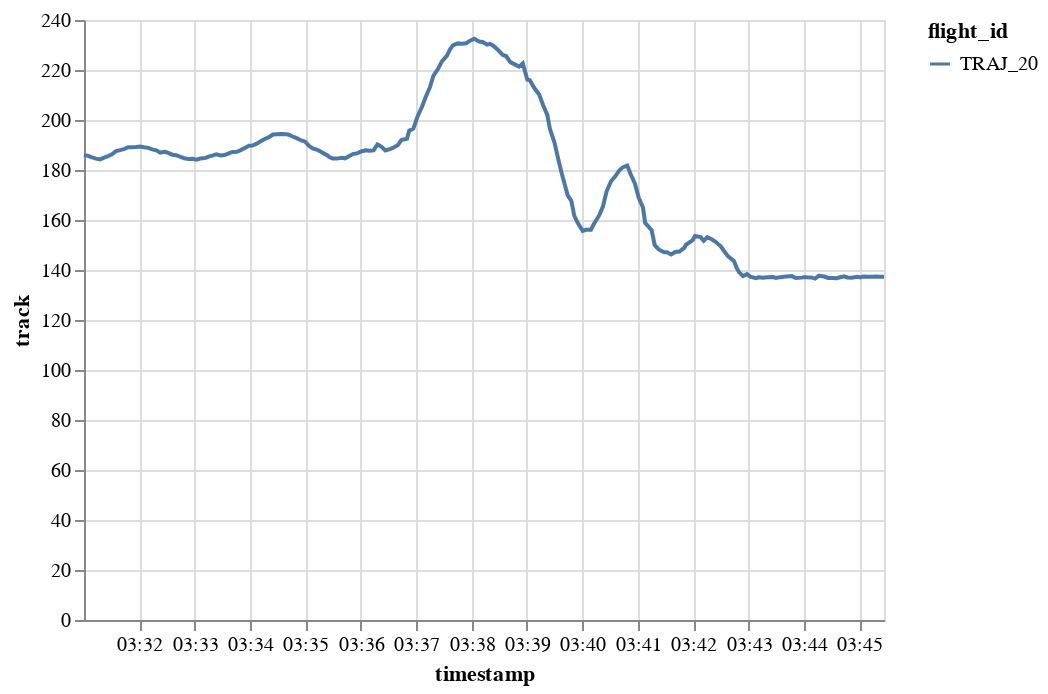

The code cell stored with this chart in its notebook:
### Code cell
generated.chart().encode(alt.Y("track"), alt.X("timestamp"), alt.Color("flight_id"))

### Figure 1 — Vega-Lite specification as saved in the notebook (floating-point values rounded to 4 significant figures; data arrays with more than 128 entries replaced by an {"elided": "..."} marker saying what was removed)
{"config": {"view": {"continuousWidth": 400, "continuousHeight": 300}}, "data": {"name": "data-ab546edae1070caf42c2fe32ebabe5ad"}, "mark": "line", "encoding": {"color": {"type": "nominal", "field": "flight_id"}, "x": {"type": "temporal", "field": "timestamp"}, "y": {"type": "quantitative", "field": "track"}}, "$schema": "https://vega.github.io/schema/vega-lite/v4.8.1.json", "datasets": {"data-ab546edae1070caf42c2fe32ebabe5ad": {"elided": "200 records"}}}
